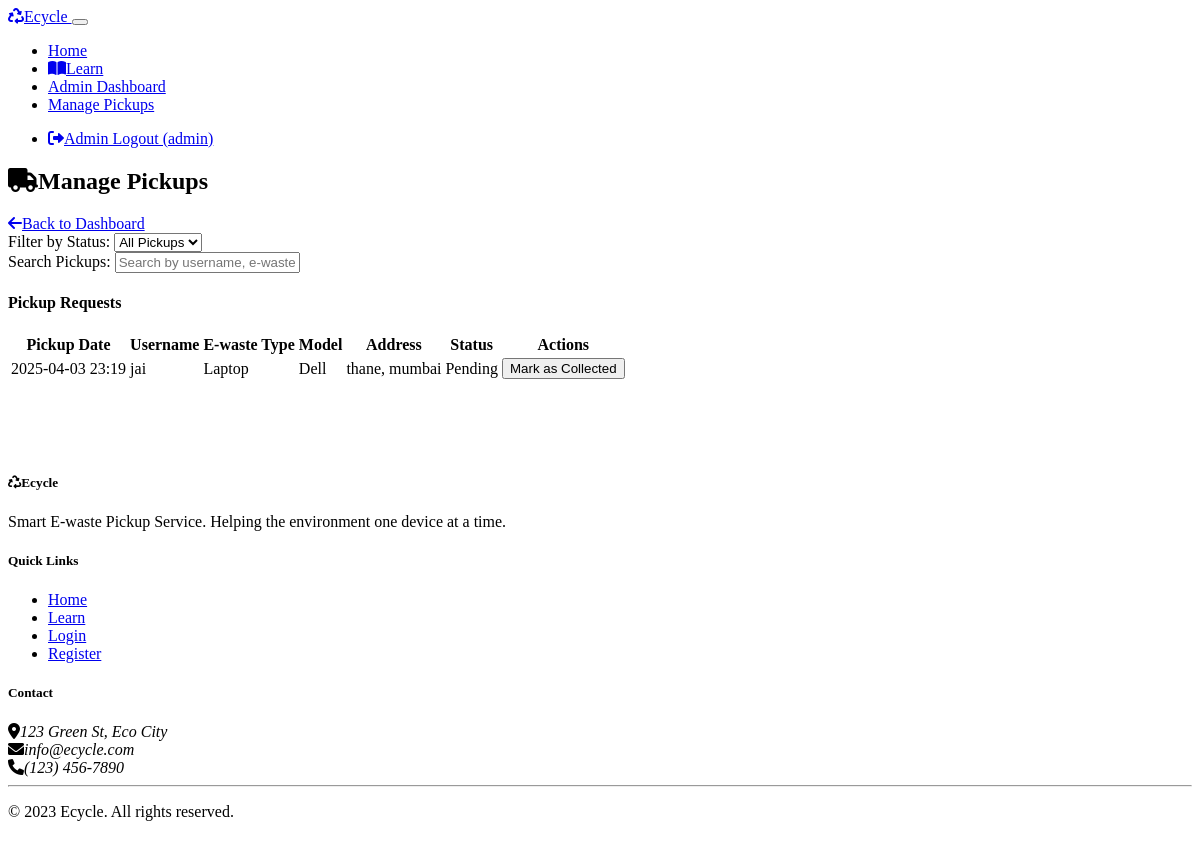
/admin/pickups (signed in), run on the app's committed database.
### models.py (models this page shows, shortened)
class Schedule(db.Model):
    __tablename__ = 'schedule'
    id = db.Column(db.Integer, primary_key=True)
    user_id = db.Column(db.Integer, db.ForeignKey('users.id'), nullable=False)
    ewaste_id = db.Column(db.Integer, db.ForeignKey('ewaste.id'), nullable=False)
    pickup_date = db.Column(db.DateTime, nullable=False)
    pickup_address = db.Column(db.Text, nullable=False)
    status = db.Column(db.String(20), default='Pending')  # Pending, Collected
    scheduled_at = db.Column(db.DateTime, default=datetime.utcnow)
    updated_at = db.Column(db.DateTime, onupdate=datetime.utcnow)

class User(UserMixin, db.Model):
    __tablename__ = 'users'
    id = db.Column(db.Integer, primary_key=True)
    username = db.Column(db.String(64), unique=True, nullable=False)
    email = db.Column(db.String(120), unique=True, nullable=False)
    password_hash = db.Column(db.String(256), nullable=False)
    eco_points = db.Column(db.Integer, default=0)
    carbon_saved = db.Column(db.Float, default=0.0)
    created_at = db.Column(db.DateTime, default=datetime.utcnow)
    pickups = db.relationship('Schedule', backref='user', lazy=True)
    ewaste_items = db.relationship('Ewaste', backref='user', lazy=True)

class Ewaste(db.Model):
    __tablename__ = 'ewaste'
    id = db.Column(db.Integer, primary_key=True)
    user_id = db.Column(db.Integer, db.ForeignKey('users.id'), nullable=False)
    ewaste_type = db.Column(db.String(50), nullable=False)
    model = db.Column(db.String(100))
    ram = db.Column(db.String(50))
    condition = db.Column(db.String(50))
    estimated_price = db.Column(db.Integer)
    eco_points = db.Column(db.Integer, default=0)
    classification_result = db.Column(db.Text)
    image_path = db.Column(db.String(255))
    created_at = db.Column(db.DateTime, default=datetime.utcnow)
    schedules = db.relationship('Schedule', backref='ewaste', lazy=True)

### routes.py (the view)
@app.route('/admin/pickups')
def admin_view_pickups():
    if 'admin_id' not in session:
        flash('Please login as admin.', 'warning')
        return redirect(url_for('admin_login'))
    status_filter = request.args.get('status', '')
    query = db.session.query(Schedule, User, Ewaste)\
        .join(User, Schedule.user_id == User.id)\
        .join(Ewaste, Schedule.ewaste_id == Ewaste.id)
    if status_filter:
        query = query.filter(Schedule.status == status_filter)
    pickups = query.order_by(Schedule.scheduled_at.desc()).all()
    return render_template('admin/view_pickups.html', pickups=pickups, status_filter=status_filter)

### templates/admin/view_pickups.html (shortened to what this page needs)
{% extends 'layout.html' %}
{% block content %}
<div class="container">
    <div class="d-flex justify-content-between align-items-center mb-4">
        <h2><i class="fas fa-truck me-2"></i>Manage Pickups</h2>
        <a href="{{ url_for('admin_dashboard') }}" class="btn btn-secondary">
            <i class="fas fa-arrow-left me-1"></i>Back to Dashboard
        </a>
    </div>
    <div class="card mb-4">
        <div class="card-body">
            <div class="row align-items-center">
                <div class="col-md-6 mb-3 mb-md-0">
                    <label for="statusFilter" class="form-label">Filter by Status:</label>
                    <select id="statusFilter" class="form-select">
                        <option value="" {% if not status_filter %}selected{% endif %}>All Pickups</option>
                    </select>
                </div>
                <div class="col-md-6">
                    <label for="searchPickups" class="form-label">Search Pickups:</label>
                    <input type="text" id="searchPickups" class="form-control" placeholder="Search by username, e-waste type...">
                </div>
            </div>
        </div>
    </div>
    <div class="card">
        <div class="card-header bg-primary text-white">
            <h4 class="mb-0">Pickup Requests</h4>
        </div>
        <div class="card-body">
            {% if pickups %}
            <div class="table-responsive">
                <table class="table table-hover">
                    <thead>
                        <tr>
                            <th>Pickup Date</th>
                            <th>Username</th>
                            <th>E-waste Type</th>
                            <th>Model</th>
                            <th>Address</th>
                            <th>Status</th>
                            <th>Actions</th>
                        </tr>
                    </thead>
                    <tbody>
                        {% for schedule, user, ewaste in pickups %}
                        <tr>
                            <td>{{ schedule.pickup_date.strftime('%Y-%m-%d %H:%M') }}</td>
                            <td>{{ user.username }}</td>
                            <td>{{ ewaste.ewaste_type }}</td>
                            <td>{{ ewaste.model or 'N/A' }}</td>
                            <td>{{ schedule.pickup_address|truncate(30) }}</td>
                            <td class="status-cell">
                                <span class="badge {% if schedule.status == 'Pending' %}bg-warning{% else %}bg-success{% endif %}">
                                    {{ schedule.status }}
                                </span>
                            </td>
                            <td class="action-cell">
                                {% if schedule.status == 'Pending' %}
                                <button class="btn btn-sm btn-success update-status-btn"
                                        data-id="{{ schedule.id }}"
                                        data-status="Collected">
                                    Mark as Collected
                                </button>
                                {% else %}
                                <span class="text-success"><i class="fas fa-check-circle"></i> Completed</span>
                                {% endif %}
                            </td>
                        </tr>
                        {% endfor %}
                    </tbody>
                </table>
            </div>
            {% endif %}
        </div>
    </div>
</div>
{% endblock %}

### data on the page
Schedule: pickup_date "2025-04-03 23:19", username "jai", ewaste_type "Laptop", model "Dell", pickup_address "thane, mumbai", status "Pending"

### other printed values
{{ session['admin_username'] }} "admin"
